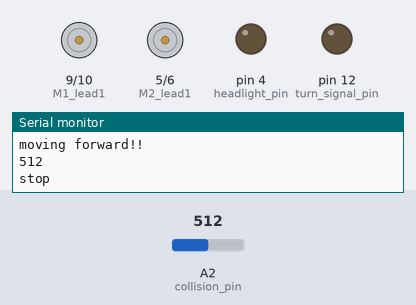
Bench run of a sketch on a simulated Arduino Uno, built with avr-gcc and run on an emulated ATmega328P. Parts: motor-driver pin pairs drawn as motors (green arrow = first pin HIGH = forward, orange = second pin HIGH = backward, longer = more drive, scaled by the enable pin), output pins drawn as LEDs (lit = HIGH), the last lines printed to the serial monitor. The test bench sets the inputs (shaded band); at power-on: A2 (collision_pin) = 512.

Above: at 7.4 s.
7.5 s: A2 (collision_pin) set to 410
At 7.8 s:
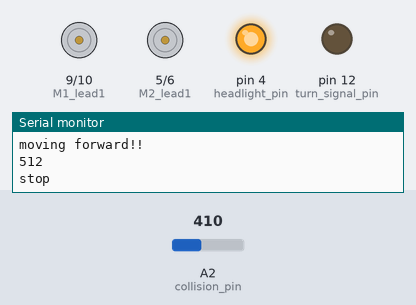
11.0 s: A2 (collision_pin) set to 382
At 12.4 s:
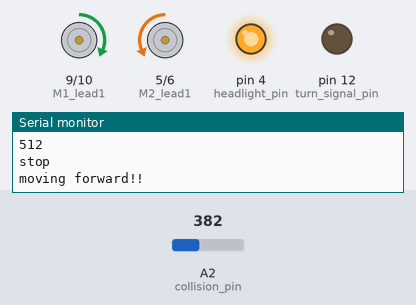
14.4 s: A2 (collision_pin) set to 511
At 17.5 s:
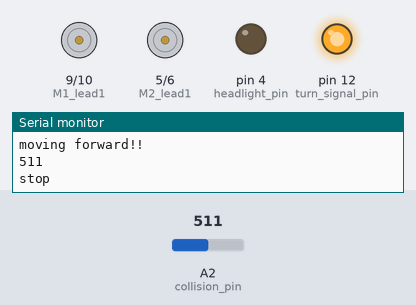
Timing chart, 0 to 25.5 s (numbered marks = the images above; inputs shaded):
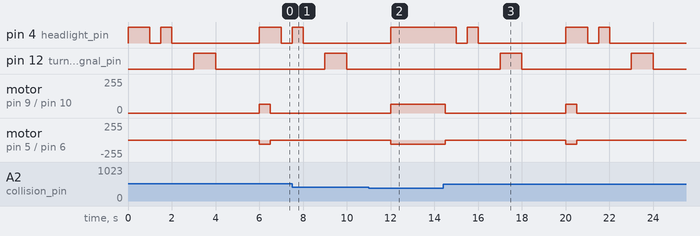

Measured:
- the behaviour switches between 400 and 399 on A2 (collision_pin) (found by bisection; images 1 and 2)
- after the input at 11.0 s, pin 4 (headlight_pin): goes on until 12.0 s, then stays HIGH; motor on pin 9 (M1_lead1) / pin 10 (M1_lead2): goes on until 12.0 s, then stays forward 65/255; motor on pin 5 (M2_lead1) / pin 6 (M2_lead2): goes on until 12.0 s, then stays backward 65/255
- after the input at 14.4 s, pin 4 (headlight_pin): goes LOW 0.50 s, HIGH 0.50 s, LOW 4.0 s, HIGH 1.0 s, LOW 0.50 s, HIGH 0.50 s, then LOW, starting after 0.60 s; pin 12 (turn_signal_pin): alternates HIGH for 1.0 s and LOW for 5.0 s, starting after 2.6 s

The sketch:

challenge_4_bot_1.ino
```cpp
//Challenge 4 — Night conditions:


// The swarmbot must drive at night (dim room lighting
// conditions) using only headlights (maximum two white LEDs) toward each other and
// avoid a collision


// The test will be to place the bots at opposite ends of the longer
// dimension of the track (the yellow path)


//The two white diodes representing the headlights are allowed as sources of illumination for this challenge


// A photodiode,
// phototransistor, or photo resistor is to be used as the detector. When the two bots become
// close enough to detect each other’s presence, they must stop, communicate, flash their
// headlights twice, and illuminate their rear yellow turn signals


//------ Drive towards a bot!
//------ Turn on the headlights(two white diodes)
//------ Use collision detection system to detect obstacle and the photo resistor to make sure it is another bot.
//------ Stop
//------ Communicate (wifi???)
//------ Flash headlights twice
//------ Eliminate rear yellow turn signals
//------ Turn aside (figure out what direction to turn)

//modules needed

//------  access to motors
//------  access to headlights
//------  access to collision detection system
//------  access to communication system
//------  access yellow turn signals


const int M1_EN = 13;
const int M1_lead1 = 9;
const int M1_lead2 = 10;
const int M2_EN = 7;
const int M2_lead1 = 5;
const int M2_lead2 = 6;

// motor pins
int pin9 = 9;
int pin10 = 10;
int pin5 = 5;
int pin6 = 6;

// enable pins
int pin13 = 13;
int pin7 = 7;


float calibrate_me = 1400;
int collision_threshold = 400;

// Initialize collision detection pins
const int collision_pin = A2;
bool no_collision = false;
int collision_value = 0;


// Initialize headlight and turn signal pins
const int headlight_pin = 4;
const int turn_signal_pin = 12;

// Initialize motor speeds
const int motor_speed = 200;
const int pivot_speed = 200;
const int turn_speed = 200;
int power = 30;

int val1 = 0;

int pin12 = 12;


// Function to initialize pins and Wi-Fi connection
void setup() {
  pinMode(M1_EN, OUTPUT);
  pinMode(M1_lead1, OUTPUT);
  pinMode(M1_lead2, OUTPUT);
  pinMode(M2_EN, OUTPUT);
  pinMode(M2_lead1, OUTPUT);
  pinMode(M2_lead2, OUTPUT);
  pinMode(collision_pin, INPUT);
  pinMode(headlight_pin, OUTPUT);
  pinMode(turn_signal_pin, OUTPUT);
  // motor setup
  pinMode(pin13, OUTPUT);
  pinMode(pin9, OUTPUT);
  pinMode(pin10, OUTPUT);
  pinMode(pin5, OUTPUT);
  pinMode(pin6, OUTPUT);
  pinMode(pin7, OUTPUT);


  Serial.begin(9600);
}

// Function to move the robot forward
void forward() {
  digitalWrite(M1_EN, HIGH);
  digitalWrite(M2_EN, HIGH);
  analogWrite(M1_lead2, 0);
  analogWrite(M2_lead2, 65);
  analogWrite(M1_lead1, 65);
  analogWrite(M2_lead1, 0);
}

void forward_motion(int rightwheel1, int rightwheel2, int leftwheel1, int leftwheel2, int analogright, int analogleft, int period){
  analogWrite(rightwheel2, analogright);
  analogWrite(rightwheel1, 0);
  analogWrite(leftwheel2, analogleft);
  analogWrite(leftwheel1, 0);
  delay(period);
  analogWrite(rightwheel1, 0);
  analogWrite(rightwheel2, 0);
  analogWrite(leftwheel1, 0);
  analogWrite(leftwheel2, 0);
}

// Function to blink the headlights twice
void blink_headlights() {
  for (int i = 0; i < 2; i++) {
    digitalWrite(headlight_pin, HIGH);
    delay(500);
    digitalWrite(headlight_pin, LOW);
    delay(500);
  }
}

// Function to blink the turn signal once
void blink_turn_signal() {
    digitalWrite(turn_signal_pin, HIGH);
    delay(1000);
    digitalWrite(turn_signal_pin, LOW);
    delay(1000);


}


// Function to move the robot backward
void backward() {
  digitalWrite(M1_EN, HIGH);
  digitalWrite(M2_EN, HIGH);
  analogWrite(M1_lead1, motor_speed);
  analogWrite(M2_lead1, motor_speed);
  analogWrite(M1_lead2, 0);
  analogWrite(M2_lead2, 0);
}

  // Function to turn the robot
void turn(int direction) {
  if (direction == 1) { // turn left
    digitalWrite(M1_EN, HIGH);
    digitalWrite(M2_EN, HIGH);
    analogWrite(M1_lead2, turn_speed);
    analogWrite(M2_lead1, turn_speed);
    analogWrite(M1_lead1, 0);
    analogWrite(M2_lead2, 0);
  }
  else if (direction == 2) { // turn right
    digitalWrite(M1_EN, HIGH);
    digitalWrite(M2_EN, HIGH);
    analogWrite(M1_lead1, turn_speed);
    analogWrite(M2_lead2, turn_speed);
    analogWrite(M1_lead2, 0);
    analogWrite(M2_lead1, 0);
  }
}

// Function to stop the robot
void stop() {
  digitalWrite(M1_EN, LOW);
  digitalWrite(M2_EN, LOW);
  analogWrite(M1_lead1, 0);
  analogWrite(M1_lead2, 0);
  analogWrite(M2_lead1, 0);
  analogWrite(M2_lead2, 0);
}

// // Function to detect collisions using the collision detection system
// void collision_sense(){

//   val1 = analogRead(A2);

//   Serial.println(val1);

//   if (val1 <= 40) {
//     no_collision = true;
//     Serial.println("no collision ");
//   }
//   else if (val1 >= 40) {
//     no_collision = false;

//     Serial.println("collision");
//   }
//   Serial.println(val1);


// }

// Function to communicate with the other bot using Wi-Fi
void communicate() {

}

void loop() {

  digitalWrite(headlight_pin, HIGH);
  delay(500);

  val1 = analogRead(A2);

  Serial.println(val1);

  collision_sense();

  while(no_collision == false){

    Serial.println("stop");

    stop();
    communicate(); // send a message to bot 2 to stop

    //--- blink the headlights twice and turn signal once --//
    blink_headlights();
    delay(500);
    blink_turn_signal();
    delay(500);

    no_collision = true;
     delay(500);

     stop();

  }

  Serial.println("moving forward!!");
  //Move the robot forward by default
  forward();

}

void collision_sense(){
  collision_value = analogRead(A2);
  if (collision_value >= collision_threshold) {
    no_collision = false;
  } else {
    no_collision = true;
  }
}
```
